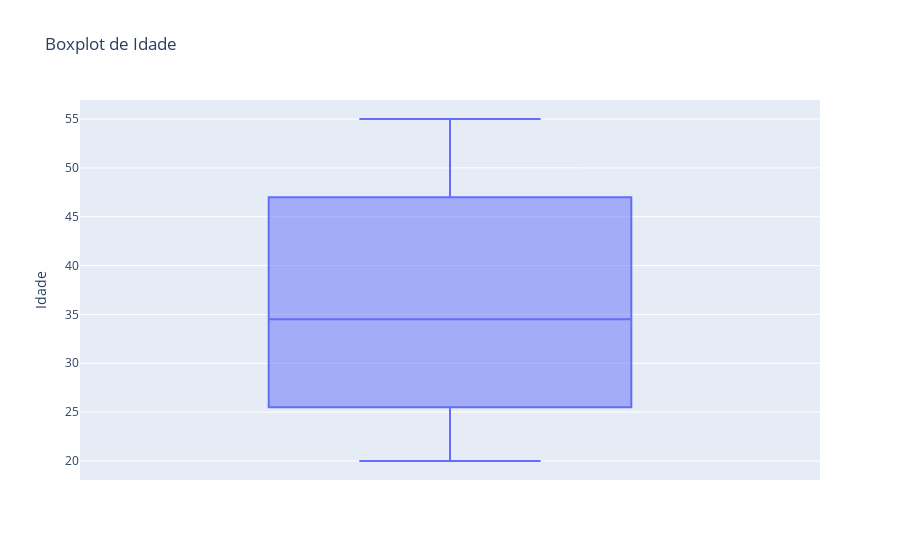

The notebook cell saved with this chart:
### Markdown cell above
Agora vamos plotar um boxplot de idade:

### Code cell
# Criando o boxplot de idade
fig = px.box(df, y='Idade', title='Boxplot de Idade')

# Exibindo o gráfico
fig.show()

### Figure 1 — Plotly figure (JSON) as saved in the notebook; plotly's stock layout.template omitted (floating-point values rounded to 4 significant figures)
{"data": [{"alignmentgroup": "True", "hovertemplate": "Idade=%{y}<extra></extra>", "legendgroup": "", "marker": {"color": "#636efa"}, "name": "", "notched": false, "offsetgroup": "", "orientation": "v", "showlegend": false, "type": "box", "x0": " ", "xaxis": "x", "y": [27, 24, 55, 38, 34, 26, 46, 27, 48, 40, 49, 29, 22, 23, 49, 39, 52, 35, 25, 20], "y0": " ", "yaxis": "y"}], "layout": {"boxmode": "group", "legend": {"tracegroupgap": 0}, "title": {"text": "Boxplot de Idade"}, "xaxis": {"anchor": "y", "domain": [0, 1]}, "yaxis": {"anchor": "x", "domain": [0, 1], "title": {"text": "Idade"}}}}
